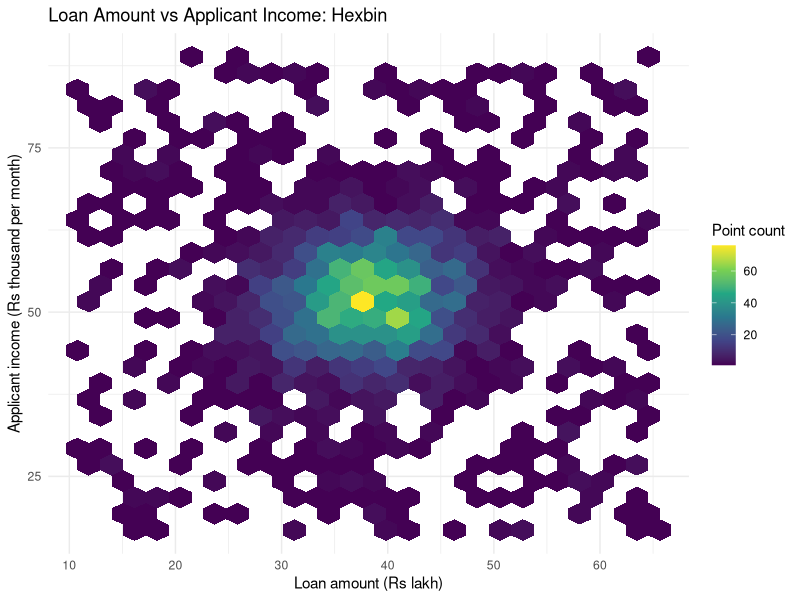
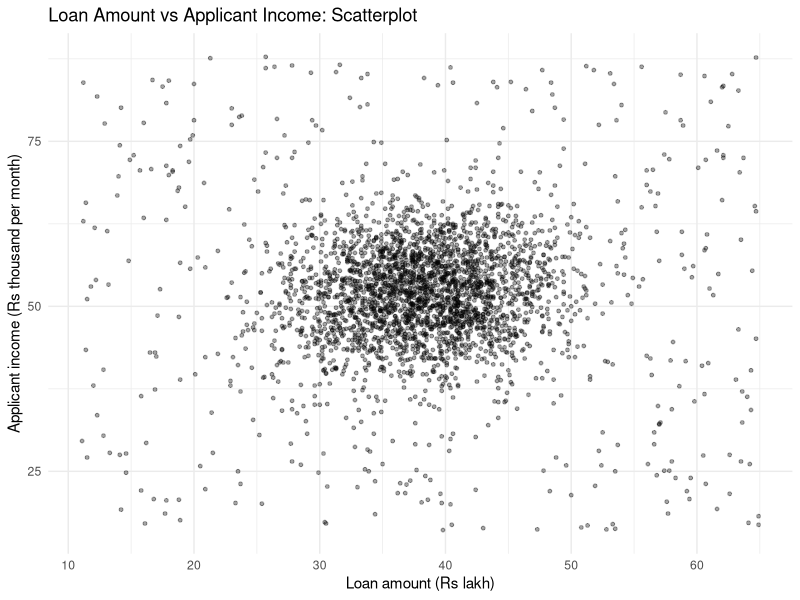

Source code (R) for these figures, in order:
library(ggplot2)

set.seed(1210371)
n <- 3000
core <- runif(n) < 0.85

loan_lakh <- round(
  ifelse(core, rnorm(n, 38.0, 5.4),
         runif(n, 11.0, 65.0)), 1
)

income_k <- round(
  ifelse(
    core,
    52.0 + 0.68 * (loan_lakh - 38.0) / 5.4 +
      sqrt(1 - 0.46^2) * 7.2 * rnorm(n),
    runif(n, 16.0, 88.0)
  ), 1
)

df <- data.frame(loan_lakh, income_k)

# 1. Hexbin plot
ggplot(df, aes(x = loan_lakh, y = income_k)) +
  geom_hex(bins = 25) +
  scale_fill_viridis_c(name = "Point count") +
  labs(title = "Loan Amount vs Applicant Income: Hexbin",
       x = "Loan amount (Rs lakh)",
       y = "Applicant income (Rs thousand per month)") +
  theme_minimal()

# Plain scatterplot
ggplot(df, aes(x = loan_lakh, y = income_k)) +
  geom_point(alpha = 0.35, size = 1) +
  labs(title = "Loan Amount vs Applicant Income: Scatterplot",
       x = "Loan amount (Rs lakh)",
       y = "Applicant income (Rs thousand per month)") +
  theme_minimal()

# 2. Busiest cell in a 10 x 10 grid
x_cut <- cut(loan_lakh, breaks = 10,
             include.lowest = TRUE)
y_cut <- cut(income_k, breaks = 10,
             include.lowest = TRUE)

tab <- table(x_cut, y_cut)
ij <- which(tab == max(tab), arr.ind = TRUE)

cat("Busiest cell loan range =",
    rownames(tab)[ij[1, 1]], "\n")
cat("Busiest cell income range =",
    colnames(tab)[ij[1, 2]], "\n")
cat("Busiest cell count =", max(tab), "\n")
cat("Percentage of all points =",
    100 * max(tab) / nrow(df), "%\n")

# 3. Distinct (x, y) pairs
cat("Distinct pairs =", nrow(unique(df)), "\n")
cat("Total records =", nrow(df), "\n")

# 4. Recommendation
cat("Recommendation: Use the hexbin plot to identify dense applicant groups and investigate sparse high-loan regions for potential lending risk.\n")
